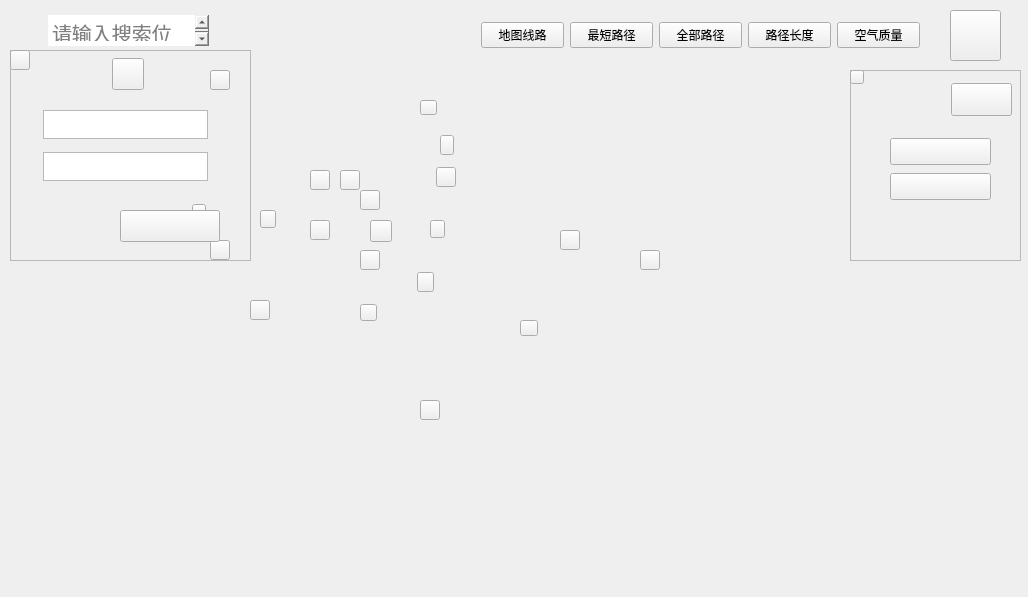
<?xml version="1.0" encoding="UTF-8"?>
<ui version="4.0">
 <class>MainWindow</class>
 <widget class="QMainWindow" name="MainWindow">
  <property name="geometry">
   <rect>
    <x>0</x>
    <y>0</y>
    <width>1028</width>
    <height>597</height>
   </rect>
  </property>
  <property name="windowTitle">
   <string>MainWindow</string>
  </property>
  <widget class="QWidget" name="centralWidget">
   <widget class="QLabel" name="labelBackground">
    <property name="geometry">
     <rect>
      <x>0</x>
      <y>0</y>
      <width>1028</width>
      <height>597</height>
     </rect>
    </property>
    <property name="font">
     <font>
      <family>American Typewriter</family>
      <pointsize>17</pointsize>
      <weight>50</weight>
      <bold>false</bold>
     </font>
    </property>
    <property name="styleSheet">
     <string notr="true">border-image: url(:/image/Background.jpg);</string>
    </property>
    <property name="text">
     <string/>
    </property>
   </widget>
   <widget class="QPushButton" name="pushButtonLibrary">
    <property name="geometry">
     <rect>
      <x>210</x>
      <y>70</y>
      <width>20</width>
      <height>20</height>
     </rect>
    </property>
    <property name="styleSheet">
     <string notr="true">border-image: url(:/image/Library.png);</string>
    </property>
    <property name="text">
     <string/>
    </property>
   </widget>
   <widget class="QPushButton" name="pushButton_Gym">
    <property name="geometry">
     <rect>
      <x>640</x>
      <y>250</y>
      <width>20</width>
      <height>20</height>
     </rect>
    </property>
    <property name="styleSheet">
     <string notr="true">border-image: url(:/image/Gym.png);</string>
    </property>
    <property name="text">
     <string/>
    </property>
   </widget>
   <widget class="QPushButton" name="pushButton_Dorm3">
    <property name="geometry">
     <rect>
      <x>520</x>
      <y>320</y>
      <width>18</width>
      <height>16</height>
     </rect>
    </property>
    <property name="styleSheet">
     <string notr="true">border-image: url(:/image/Dormitory3.png);</string>
    </property>
    <property name="text">
     <string/>
    </property>
   </widget>
   <widget class="QPushButton" name="pushButton_Dorm4">
    <property name="geometry">
     <rect>
      <x>560</x>
      <y>230</y>
      <width>20</width>
      <height>20</height>
     </rect>
    </property>
    <property name="styleSheet">
     <string notr="true">border-image: url(:/image/Dormitory4.png);</string>
    </property>
    <property name="text">
     <string/>
    </property>
   </widget>
   <widget class="QPushButton" name="pushButton_Dorm6">
    <property name="geometry">
     <rect>
      <x>420</x>
      <y>100</y>
      <width>17</width>
      <height>15</height>
     </rect>
    </property>
    <property name="styleSheet">
     <string notr="true">border-image: url(:/image/Dormitory6.png);</string>
    </property>
    <property name="text">
     <string/>
    </property>
   </widget>
   <widget class="QPushButton" name="pushButton_Bathroom">
    <property name="geometry">
     <rect>
      <x>440</x>
      <y>135</y>
      <width>14</width>
      <height>20</height>
     </rect>
    </property>
    <property name="styleSheet">
     <string notr="true">border-image: url(:/image/Bathroom.png);</string>
    </property>
    <property name="text">
     <string/>
    </property>
   </widget>
   <widget class="QPushButton" name="pushButton_Dorm5">
    <property name="geometry">
     <rect>
      <x>436</x>
      <y>167</y>
      <width>20</width>
      <height>20</height>
     </rect>
    </property>
    <property name="styleSheet">
     <string notr="true">border-image: url(:/image/Dormitory5.png);</string>
    </property>
    <property name="text">
     <string/>
    </property>
   </widget>
   <widget class="QPushButton" name="pushButton_Dorm2">
    <property name="geometry">
     <rect>
      <x>430</x>
      <y>220</y>
      <width>15</width>
      <height>18</height>
     </rect>
    </property>
    <property name="styleSheet">
     <string notr="true">border-image: url(:/image/Dormitory2.png);</string>
    </property>
    <property name="text">
     <string/>
    </property>
   </widget>
   <widget class="QPushButton" name="pushButton_Dorm1">
    <property name="geometry">
     <rect>
      <x>417</x>
      <y>272</y>
      <width>17</width>
      <height>20</height>
     </rect>
    </property>
    <property name="styleSheet">
     <string notr="true">border-image: url(:/image/Dormitory1.png);</string>
    </property>
    <property name="text">
     <string/>
    </property>
   </widget>
   <widget class="QPushButton" name="pushButton_DiningHall">
    <property name="geometry">
     <rect>
      <x>420</x>
      <y>400</y>
      <width>20</width>
      <height>20</height>
     </rect>
    </property>
    <property name="styleSheet">
     <string notr="true">border-image: url(:/image/DiningHall.png);</string>
    </property>
    <property name="text">
     <string/>
    </property>
   </widget>
   <widget class="QPushButton" name="pushButton_Door1">
    <property name="geometry">
     <rect>
      <x>250</x>
      <y>300</y>
      <width>20</width>
      <height>20</height>
     </rect>
    </property>
    <property name="styleSheet">
     <string notr="true">border-image: url(:/image/Door.png);</string>
    </property>
    <property name="text">
     <string/>
    </property>
   </widget>
   <widget class="QPushButton" name="pushButton_Office">
    <property name="geometry">
     <rect>
      <x>360</x>
      <y>304</y>
      <width>17</width>
      <height>17</height>
     </rect>
    </property>
    <property name="styleSheet">
     <string notr="true">border-image: url(:/image/Office.png);</string>
    </property>
    <property name="text">
     <string/>
    </property>
   </widget>
   <widget class="QPushButton" name="pushButton_Block5">
    <property name="geometry">
     <rect>
      <x>360</x>
      <y>250</y>
      <width>20</width>
      <height>20</height>
     </rect>
    </property>
    <property name="styleSheet">
     <string notr="true">border-image: url(:/image/Block5.png);</string>
    </property>
    <property name="text">
     <string/>
    </property>
   </widget>
   <widget class="QPushButton" name="pushButton_Block4">
    <property name="geometry">
     <rect>
      <x>370</x>
      <y>220</y>
      <width>22</width>
      <height>22</height>
     </rect>
    </property>
    <property name="styleSheet">
     <string notr="true">border-image: url(:/image/Block4.png);</string>
    </property>
    <property name="text">
     <string/>
    </property>
   </widget>
   <widget class="QPushButton" name="pushButton_Block3">
    <property name="geometry">
     <rect>
      <x>360</x>
      <y>190</y>
      <width>20</width>
      <height>20</height>
     </rect>
    </property>
    <property name="styleSheet">
     <string notr="true">border-image: url(:/image/Block3.png);</string>
    </property>
    <property name="text">
     <string/>
    </property>
   </widget>
   <widget class="QPushButton" name="pushButton_Teaching">
    <property name="geometry">
     <rect>
      <x>310</x>
      <y>220</y>
      <width>20</width>
      <height>20</height>
     </rect>
    </property>
    <property name="styleSheet">
     <string notr="true">border-image: url(:/image/School.png);</string>
    </property>
    <property name="text">
     <string/>
    </property>
   </widget>
   <widget class="QPushButton" name="pushButton_ScienceOfTeaching">
    <property name="geometry">
     <rect>
      <x>170</x>
      <y>160</y>
      <width>17</width>
      <height>17</height>
     </rect>
    </property>
    <property name="styleSheet">
     <string notr="true">border-image: url(:/image/Science.png);</string>
    </property>
    <property name="text">
     <string/>
    </property>
   </widget>
   <widget class="QPushButton" name="pushButton_Experiment">
    <property name="geometry">
     <rect>
      <x>192</x>
      <y>204</y>
      <width>14</width>
      <height>16</height>
     </rect>
    </property>
    <property name="styleSheet">
     <string notr="true">border-image: url(:/image/ExperimentBuilding.png);</string>
    </property>
    <property name="text">
     <string/>
    </property>
   </widget>
   <widget class="QPushButton" name="pushButton_Door2">
    <property name="geometry">
     <rect>
      <x>210</x>
      <y>240</y>
      <width>20</width>
      <height>20</height>
     </rect>
    </property>
    <property name="styleSheet">
     <string notr="true">border-image: url(:/image/Door.png);</string>
    </property>
    <property name="text">
     <string/>
    </property>
   </widget>
   <widget class="QPushButton" name="pushButton_ScienceOfExperiment">
    <property name="geometry">
     <rect>
      <x>260</x>
      <y>210</y>
      <width>16</width>
      <height>18</height>
     </rect>
    </property>
    <property name="styleSheet">
     <string notr="true">border-image: url(:/image/Technology.png);</string>
    </property>
    <property name="text">
     <string/>
    </property>
   </widget>
   <widget class="QPushButton" name="pushButton_Block1">
    <property name="geometry">
     <rect>
      <x>310</x>
      <y>170</y>
      <width>20</width>
      <height>20</height>
     </rect>
    </property>
    <property name="styleSheet">
     <string notr="true">border-image: url(:/image/Block1.png);</string>
    </property>
    <property name="text">
     <string/>
    </property>
   </widget>
   <widget class="QPushButton" name="pushButton_Block2">
    <property name="geometry">
     <rect>
      <x>340</x>
      <y>170</y>
      <width>20</width>
      <height>20</height>
     </rect>
    </property>
    <property name="styleSheet">
     <string notr="true">border-image: url(:/image/Block2.png);</string>
    </property>
    <property name="text">
     <string/>
    </property>
   </widget>
   <widget class="QFrame" name="frameSearch">
    <property name="geometry">
     <rect>
      <x>10</x>
      <y>10</y>
      <width>241</width>
      <height>41</height>
     </rect>
    </property>
    <property name="styleSheet">
     <string notr="true">border:0px;</string>
    </property>
    <property name="frameShape">
     <enum>QFrame::StyledPanel</enum>
    </property>
    <property name="frameShadow">
     <enum>QFrame::Raised</enum>
    </property>
    <widget class="QTextEdit" name="textEditSearch">
     <property name="geometry">
      <rect>
       <x>38</x>
       <y>5</y>
       <width>161</width>
       <height>31</height>
      </rect>
     </property>
     <property name="font">
      <font>
       <family>Kaiti SC</family>
       <pointsize>15</pointsize>
      </font>
     </property>
     <property name="cursor" stdset="0">
      <cursorShape>IBeamCursor</cursorShape>
     </property>
     <property name="styleSheet">
      <string notr="true">border-image: url(:/image/TitleImage/Background2.jpg);</string>
     </property>
     <property name="tabStopWidth">
      <number>84</number>
     </property>
     <property name="placeholderText">
      <string>请输入搜索位置</string>
     </property>
    </widget>
    <widget class="QPushButton" name="pushButton_22">
     <property name="geometry">
      <rect>
       <x>0</x>
       <y>0</y>
       <width>39</width>
       <height>41</height>
      </rect>
     </property>
     <property name="styleSheet">
      <string notr="true">border-image: url(:/image/TitleImage/CampusTourGuideLogo.png);
</string>
     </property>
     <property name="text">
      <string/>
     </property>
    </widget>
    <widget class="QPushButton" name="pushButton_23">
     <property name="geometry">
      <rect>
       <x>205</x>
       <y>5</y>
       <width>28</width>
       <height>28</height>
      </rect>
     </property>
     <property name="styleSheet">
      <string notr="true">border-image: url(:/image/TitleImage/PButtonSearch.png);</string>
     </property>
     <property name="text">
      <string/>
     </property>
    </widget>
    <widget class="QPushButton" name="pushButton_Clear">
     <property name="geometry">
      <rect>
       <x>170</x>
       <y>10</y>
       <width>20</width>
       <height>20</height>
      </rect>
     </property>
     <property name="styleSheet">
      <string notr="true">border-image: url(:/image/SearchImage/SearchCancel.png);</string>
     </property>
     <property name="text">
      <string/>
     </property>
    </widget>
   </widget>
   <widget class="QFrame" name="horizontalFrame">
    <property name="geometry">
     <rect>
      <x>470</x>
      <y>10</y>
      <width>461</width>
      <height>51</height>
     </rect>
    </property>
    <property name="styleSheet">
     <string notr="true"/>
    </property>
    <layout class="QHBoxLayout" name="horizontalLayout">
     <item>
      <widget class="QPushButton" name="pushButtonMap">
       <property name="styleSheet">
        <string notr="true">border-image: url(:/image/TitleImage/Background2.jpg);
font: 75 13pt &quot;Kaiti SC&quot;;</string>
       </property>
       <property name="text">
        <string>地图线路</string>
       </property>
       <property name="icon">
        <iconset resource="image.qrc">
         <normaloff>:/image/TitleImage/PButtonMap.png</normaloff>:/image/TitleImage/PButtonMap.png</iconset>
       </property>
      </widget>
     </item>
     <item>
      <widget class="QPushButton" name="pushButtonShortest">
       <property name="styleSheet">
        <string notr="true">font: 13pt &quot;Kaiti SC&quot;;
border-image: url(:/image/TitleImage/Background2.jpg);</string>
       </property>
       <property name="text">
        <string>最短路径</string>
       </property>
       <property name="icon">
        <iconset resource="image.qrc">
         <normaloff>:/image/TitleImage/PButtonShortest.png</normaloff>:/image/TitleImage/PButtonShortest.png</iconset>
       </property>
      </widget>
     </item>
     <item>
      <widget class="QPushButton" name="pushButtonAll">
       <property name="styleSheet">
        <string notr="true">font: 13pt &quot;Kaiti SC&quot;;
border-image: url(:/image/TitleImage/Background2.jpg);</string>
       </property>
       <property name="text">
        <string>全部路径</string>
       </property>
       <property name="icon">
        <iconset resource="image.qrc">
         <normaloff>:/image/TitleImage/PButtonAll.png</normaloff>:/image/TitleImage/PButtonAll.png</iconset>
       </property>
      </widget>
     </item>
     <item>
      <widget class="QPushButton" name="pushButtonDistance">
       <property name="styleSheet">
        <string notr="true">font: 13pt &quot;Kaiti SC&quot;;
border-image: url(:/image/TitleImage/Background2.jpg);</string>
       </property>
       <property name="text">
        <string>路径长度</string>
       </property>
       <property name="icon">
        <iconset resource="image.qrc">
         <normaloff>:/image/TitleImage/PButtonDistance.png</normaloff>:/image/TitleImage/PButtonDistance.png</iconset>
       </property>
      </widget>
     </item>
     <item>
      <widget class="QPushButton" name="pushButtonAir">
       <property name="styleSheet">
        <string notr="true">font: 13pt &quot;Kaiti SC&quot;;
border-image: url(:/image/TitleImage/Background2.jpg);</string>
       </property>
       <property name="text">
        <string>空气质量</string>
       </property>
       <property name="icon">
        <iconset resource="image.qrc">
         <normaloff>:/image/TitleImage/PButtonAir.png</normaloff>:/image/TitleImage/PButtonAir.png</iconset>
       </property>
      </widget>
     </item>
    </layout>
   </widget>
   <widget class="QPushButton" name="pushButton_LoginMain">
    <property name="geometry">
     <rect>
      <x>950</x>
      <y>10</y>
      <width>51</width>
      <height>51</height>
     </rect>
    </property>
    <property name="styleSheet">
     <string notr="true">border-image: url(:/image/User.png);</string>
    </property>
    <property name="text">
     <string/>
    </property>
   </widget>
   <widget class="QFrame" name="frameLogin">
    <property name="geometry">
     <rect>
      <x>850</x>
      <y>70</y>
      <width>171</width>
      <height>191</height>
     </rect>
    </property>
    <property name="styleSheet">
     <string notr="true">border-image: url(:/image/FrameImage/FrameLogin.png);</string>
    </property>
    <property name="frameShape">
     <enum>QFrame::StyledPanel</enum>
    </property>
    <property name="frameShadow">
     <enum>QFrame::Raised</enum>
    </property>
    <widget class="QPushButton" name="pushButton_LoginNextCancel">
     <property name="geometry">
      <rect>
       <x>0</x>
       <y>0</y>
       <width>14</width>
       <height>14</height>
      </rect>
     </property>
     <property name="styleSheet">
      <string notr="true">border-image: url(:/image/TitleImage/PButtonFLoginCancel.png);</string>
     </property>
     <property name="text">
      <string/>
     </property>
    </widget>
    <widget class="QPushButton" name="pushButton_LoginNext">
     <property name="geometry">
      <rect>
       <x>101</x>
       <y>13</y>
       <width>61</width>
       <height>33</height>
      </rect>
     </property>
     <property name="styleSheet">
      <string notr="true">border-image: url(:/image/FrameImage/LoginNext.png);
font: 13pt &quot;Kaiti SC&quot;;</string>
     </property>
     <property name="text">
      <string/>
     </property>
    </widget>
    <widget class="QPushButton" name="pushButton_26">
     <property name="geometry">
      <rect>
       <x>40</x>
       <y>68</y>
       <width>101</width>
       <height>27</height>
      </rect>
     </property>
     <property name="text">
      <string/>
     </property>
    </widget>
    <widget class="QPushButton" name="pushButton_27">
     <property name="geometry">
      <rect>
       <x>40</x>
       <y>103</y>
       <width>101</width>
       <height>27</height>
      </rect>
     </property>
     <property name="text">
      <string/>
     </property>
    </widget>
   </widget>
   <widget class="QFrame" name="frameSearch_2">
    <property name="geometry">
     <rect>
      <x>10</x>
      <y>50</y>
      <width>241</width>
      <height>211</height>
     </rect>
    </property>
    <property name="styleSheet">
     <string notr="true">border-image: url(:/image/SearchImage/backgroundSearch.png);</string>
    </property>
    <property name="frameShape">
     <enum>QFrame::StyledPanel</enum>
    </property>
    <property name="frameShadow">
     <enum>QFrame::Raised</enum>
    </property>
    <widget class="QPushButton" name="pushButtonByFoot">
     <property name="geometry">
      <rect>
       <x>110</x>
       <y>160</y>
       <width>100</width>
       <height>32</height>
      </rect>
     </property>
     <property name="styleSheet">
      <string notr="true">border-image: url(:/image/SearchImage/ButtonByfoot.png);</string>
     </property>
     <property name="text">
      <string/>
     </property>
    </widget>
    <widget class="QPushButton" name="pushButton">
     <property name="geometry">
      <rect>
       <x>102</x>
       <y>8</y>
       <width>32</width>
       <height>32</height>
      </rect>
     </property>
     <property name="styleSheet">
      <string notr="true">border-image: url(:/image/SearchImage/Byfoot.png);</string>
     </property>
     <property name="text">
      <string/>
     </property>
    </widget>
    <widget class="QTextEdit" name="textEdit">
     <property name="geometry">
      <rect>
       <x>33</x>
       <y>60</y>
       <width>165</width>
       <height>29</height>
      </rect>
     </property>
     <property name="styleSheet">
      <string notr="true">border-image: url(:/image/SearchImage/TextEditAdd.png);</string>
     </property>
    </widget>
    <widget class="QTextEdit" name="textEdit_2">
     <property name="geometry">
      <rect>
       <x>33</x>
       <y>102</y>
       <width>165</width>
       <height>29</height>
      </rect>
     </property>
     <property name="styleSheet">
      <string notr="true">border-image: url(:/image/SearchImage/TextEditAdd.png);</string>
     </property>
    </widget>
    <widget class="QPushButton" name="pushButton_SearchNextIcon">
     <property name="geometry">
      <rect>
       <x>0</x>
       <y>0</y>
       <width>20</width>
       <height>20</height>
      </rect>
     </property>
     <property name="styleSheet">
      <string notr="true">border-image: url(:/image/SearchImage/SearchNextCancel.png);</string>
     </property>
     <property name="text">
      <string/>
     </property>
    </widget>
   </widget>
  </widget>
 </widget>
 <layoutdefault spacing="6" margin="11"/>
 <resources>
  <include location="image.qrc"/>
 </resources>
 <connections/>
</ui>
